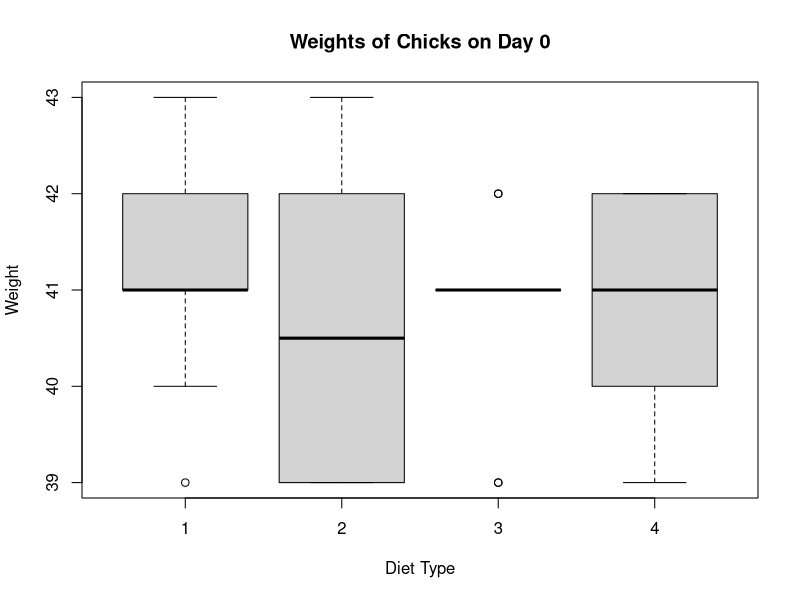
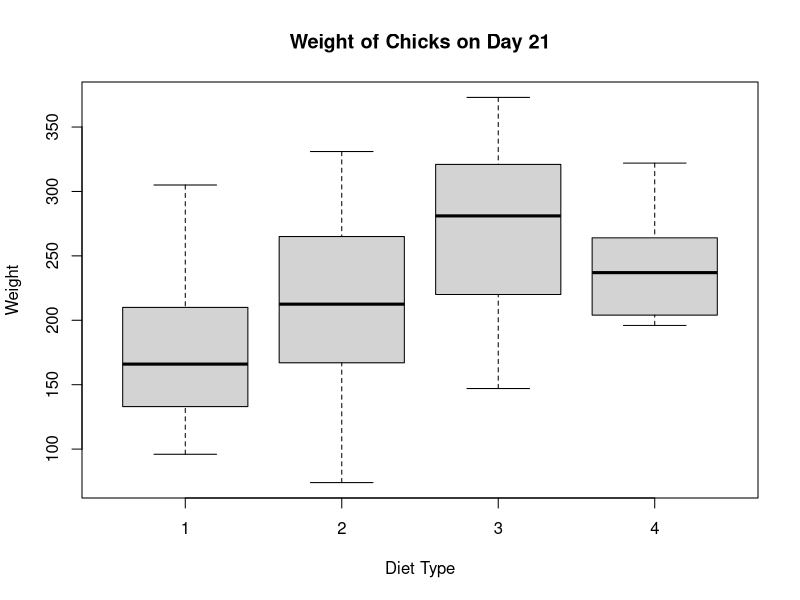
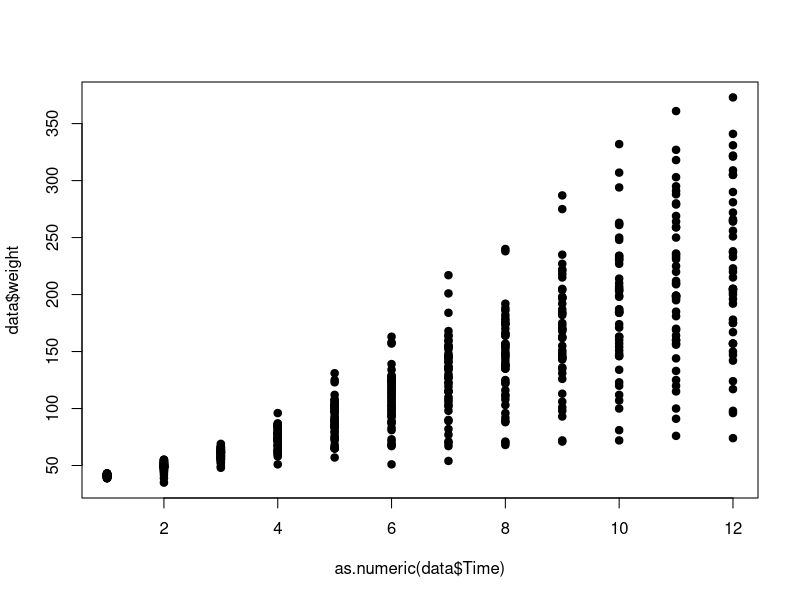
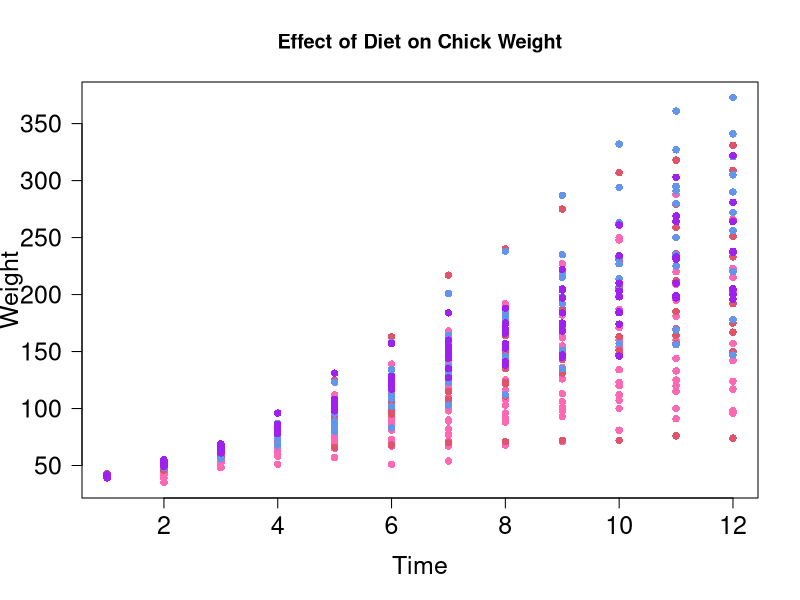
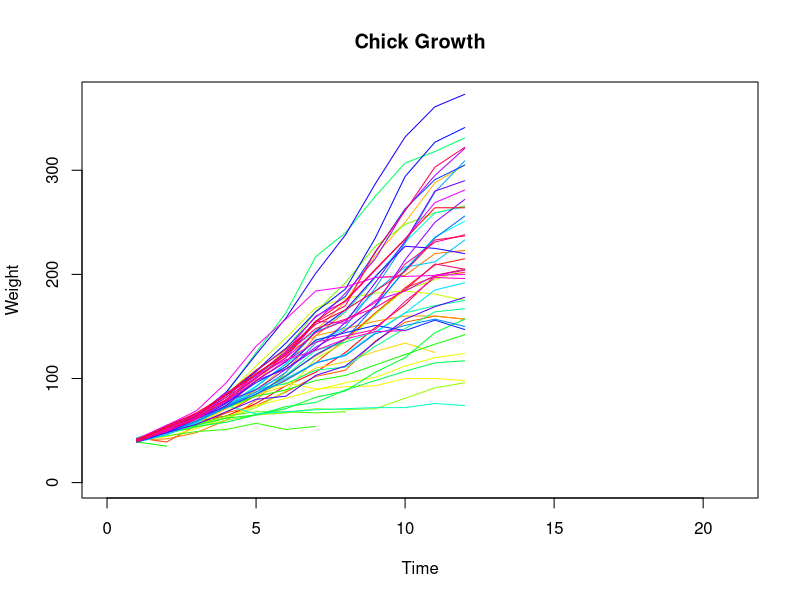

These figures' R source, in order:
# Plotting and Statistics Exercise


rm(list = ls())



ChickWeight = ChickWeight
data <- ChickWeight
data <- within(data, {
  Chick <- factor(Chick)
  Diet <- factor(Diet)
  Time <- factor(Time)
})


data.t0 <- data[data$Time == 0, ]
boxplot(weight~Diet, data=data.t0, xlab = "Diet Type", ylab = "Weight", main = "Weights of Chicks on Day 0")


anova_1 = aov(weight~Diet, data = data.t0)
summary(anova_1)
TukeyHSD(anova_1)






data.t21 <- data[data$Time == 21, ]
boxplot(weight~Diet, data = data.t21, xlab = "Diet Type", ylab= "Weight", main = "Weight of Chicks on Day 21")

anova_2 = aov(weight~Diet, data = data.t21)
summary(anova_2)
TukeyHSD(anova_2)





plot(as.numeric(data$Time), data$weight, pch = 19)

cols = sub('1', "hotpink", data$Diet)
cols = sub('1', "plum", cols)
cols = sub('3', "cornflowerblue", cols)
cols = sub('4', "purple", cols)

plot(as.numeric(data$Time), data$weight, xlab = "Time", ylab = "Weight", main = "Effect of Diet on Chick Weight", 
     col = cols, pch = 16, las = 1, cex.axis = 1.5, cex.lab = 1.5)

plot(NA,ylim = c(0,370), xlim=c(0,21), xlab = "Time", ylab = "Weight", main = "Chick Growth")
colors = rainbow(50)
for(ID in 1:50){
  use.rows=which(data$Chick == ID)
  lines(x=data$Time[use.rows], y=data$weight[use.rows], col=colors[ID])
}
       
       